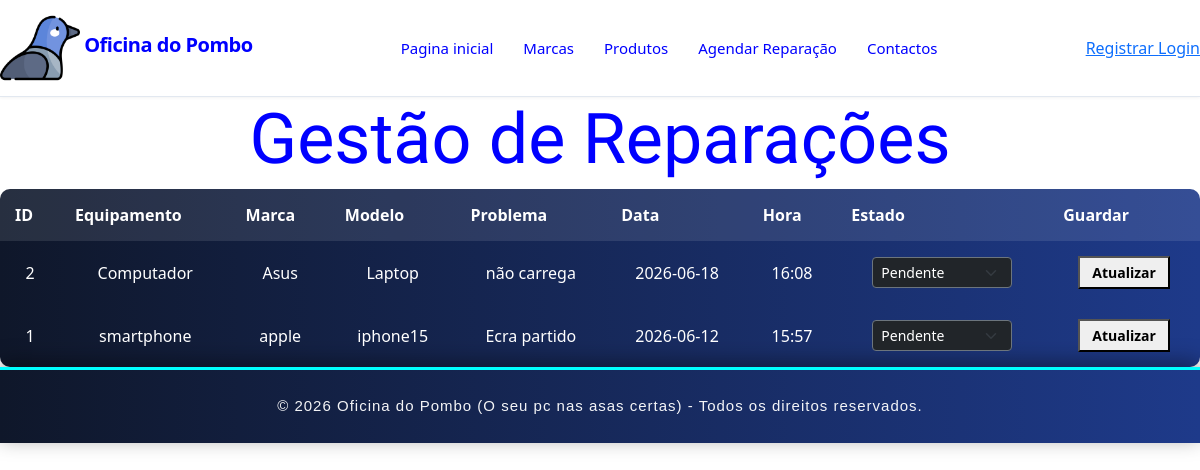
Before: /reparacao_admin with the older database file.
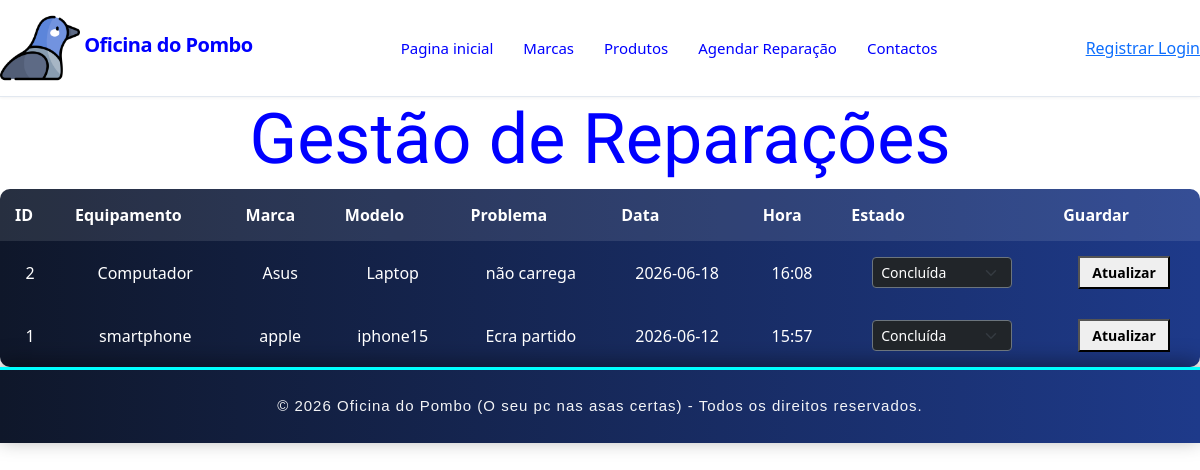
After: the same page with the newer database file.
### tables this page shows
CREATE TABLE reparacoes (
    id INTEGER PRIMARY KEY AUTOINCREMENT,
    clientes_id INTEGER NOT NULL,
    equipamento TEXT NOT NULL,
    marca TEXT,
    modelo TEXT,
    problema TEXT NOT NULL,
    data_reparacao TEXT NOT NULL,
    hora_reparacao TEXT NOT NULL,
    estado TEXT DEFAULT 'Pendente',
    FOREIGN KEY (clientes_id) REFERENCES utilizadores(id_user)
);

### routes/reparacoes.py (the view)
@reparacoes_route.route('/reparacao_admin')
def reparacoes():
    conn = sqlite3.connect('oficina_do_pombo.db')
    cursor = conn.cursor()
    cursor.execute("""
    SELECT
        id,
        clientes_id,
        equipamento,
        marca,
        modelo,
        problema,
        data_reparacao,
        hora_reparacao,
        estado
    FROM reparacoes
    ORDER BY data_reparacao DESC
    """)
    reparacoes = cursor.fetchall()
    conn.close()
    return render_template(
        'reparacao_admin.html',
        reparacoes=reparacoes
    )

### templates/reparacao_admin.html (shortened to what this page needs)
<link rel="stylesheet" href="{{ url_for('static', filename='css/style.css') }}">
<link rel="stylesheet" href="{{ url_for('static', filename='css/style2.css') }}">
<link rel="stylesheet" href="{{ url_for('static', filename='css/cursor.css') }}">
{% include 'header.html' %}
<h4 class="rgb-text">Gestão de Reparações</h4>
<table>
    <tr>
        <th>ID</th>
        <th>Equipamento</th>
        <th>Marca</th>
        <th>Modelo</th>
        <th>Problema</th>
        <th>Data</th>
        <th>Hora</th>
        <th>Estado</th>
        <th>Guardar</th>
    </tr>
    {% for reparacao in reparacoes %}
    <tr>
        <td>{{ reparacao[0] }}</td>
        <td>{{ reparacao[2] }}</td>
        <td>{{ reparacao[3] }}</td>
        <td>{{ reparacao[4] }}</td>
        <td>{{ reparacao[5] }}</td>
        <td>{{ reparacao[6] }}</td>
        <td>{{ reparacao[7] }}</td>
        <td>
            <select name="estado" form="form-reparacao-{{ reparacao[0] }}" class="form-select form-select-sm bg-dark text-white border-secondary" style="width: 140px; cursor: pointer; display: inline-block;">
                <option value="Pendente" {% if reparacao[8] == 'Pendente' %}selected{% endif %}>Pendente</option>
                <option value="Concluída" {% if reparacao[8] == 'Concluída' %}selected{% endif %}>Concluída</option>
            </select>
        </td>
        <td>
            <button type="submit" form="form-reparacao-{{ reparacao[0] }}" class="btn-premium-success" style="padding: 5px 12px; font-size: 0.875rem; font-weight: bold; transition: all 0.2s;">Atualizar</button>
        </td>
    </tr>
    {% endfor %}
</table>
{% include 'footer.html'%}

Changed rows visible on the page:
changed reparacoes "Computador": estado "Pendente" → "Concluída"
changed reparacoes "smartphone": estado "Pendente" → "Concluída"
